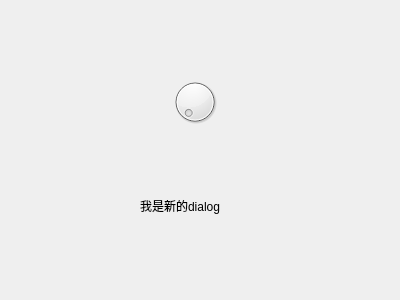
<?xml version="1.0" encoding="UTF-8"?>
<ui version="4.0">
 <class>Form</class>
 <widget class="QWidget" name="Form">
  <property name="geometry">
   <rect>
    <x>0</x>
    <y>0</y>
    <width>400</width>
    <height>300</height>
   </rect>
  </property>
  <property name="windowTitle">
   <string>Form</string>
  </property>
  <widget class="QDial" name="dial">
   <property name="geometry">
    <rect>
     <x>170</x>
     <y>70</y>
     <width>50</width>
     <height>64</height>
    </rect>
   </property>
  </widget>
  <widget class="QLabel" name="label">
   <property name="geometry">
    <rect>
     <x>140</x>
     <y>190</y>
     <width>121</width>
     <height>31</height>
    </rect>
   </property>
   <property name="text">
    <string>我是新的dialog</string>
   </property>
  </widget>
 </widget>
 <resources/>
 <connections/>
</ui>
